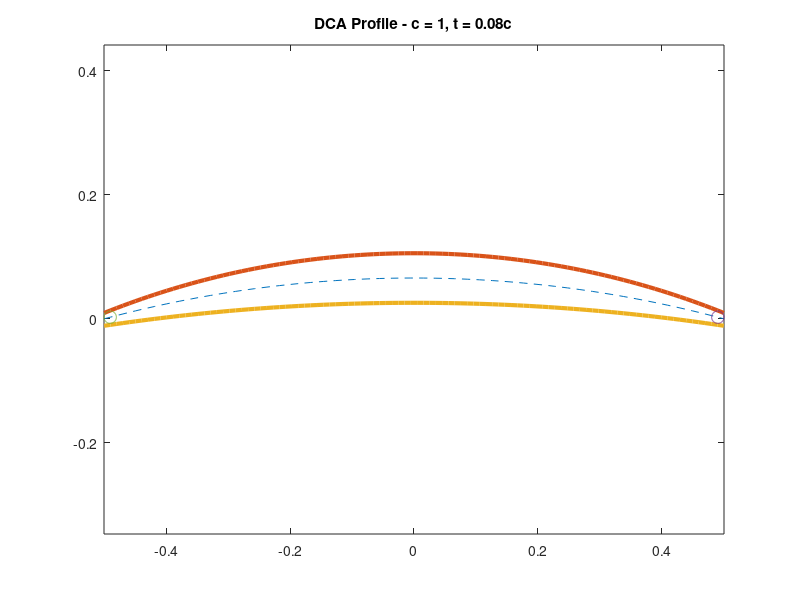

This chart was generated by the following MATLAB code:
clear all
close all
clc

c = 1;

theta = 30;
tb = 0.08 * c;
r0 = 0.01 * c;
theta_span = -theta:theta;

Rc = c/2 / sind(theta/2);
yc = -Rc * cosd(theta/2);
y0 = c/2 * tand(theta/4);
x = linspace(-0.5,0.5);
y = yc + sqrt(Rc^2 - x.^2);


%Cl0 = tand(theta/4) / 0.1103;
%Cl = y0 / c * Cl0

% d
du = y0 + tb/2 - r0 * sind(theta/2);

%Upper surface
Ru = (du^2 - r0^2 + (c/2 - r0 * cosd(theta/2))^2) / (2 * (du - r0));
ycu = y0 + tb/2 - Ru;

xu = x;
yu = ycu + sqrt(Ru^2 - x.^2);

%Lower surface
dl = y0 - tb/2 + r0 * sind(theta/2);
Rl = (dl^2 - r0^2 + (c/2 + r0 * cosd(theta/2))^2) / (2 * (dl + r0));
ycl = y0 - tb/2 - Rl;

xl = x;
yl = ycl + sqrt(Rl^2 - x.^2);

%smooth edges
y_edge0_dx = r0 * sind(theta/2);
x_edge0_dx = + (c/2 - r0 * cosd(theta/2));

theta_r0 = 0:360;%-100:65;
x_edge_dx = r0 * cosd(theta_r0) + x_edge0_dx;
y_edge_dx = r0 * sind(theta_r0) + y_edge0_dx;

y_edge0_sx = r0 * sind(theta/2);
x_edge0_sx = - (c/2 - r0 * cosd(theta/2));

theta_r0 = 0:360;%115:260;
x_edge_sx = r0 * cosd(theta_r0) + x_edge0_sx;
y_edge_sx = r0 * sind(theta_r0) + y_edge0_sx;

plot(x,y,'--')
hold on
plot(xu,yu,'linewidth',3)
plot(xl,yl,'linewidth',3)
plot(x_edge_dx,y_edge_dx)
plot(x_edge_sx,y_edge_sx)
title(['DCA Profile - c = ', num2str(c),', t = ',num2str(tb),'c'])
axis equal

%% Output vector
x = [flip(xu), xl]';
y = [flip(yu), yl]';